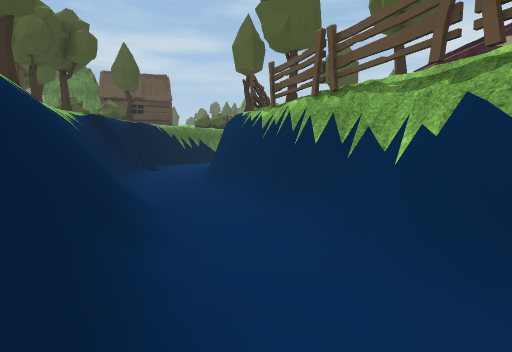
View 1 (above)

24 first-person views from a walk through a Unity game level. The camera is 1.4 m above the floor, tilts 6° down and sees 80° across. The floor is counted in squares, 2 m on a side. Each view is taken from the middle of a square. On the plan, view 1 faces up. The plan holds only what a view shows up to about 10 squares ahead; the rest is blank. The place goes on beyond the plan. Some animated figures are left out. Some surface patterns are stand-ins.

View 2
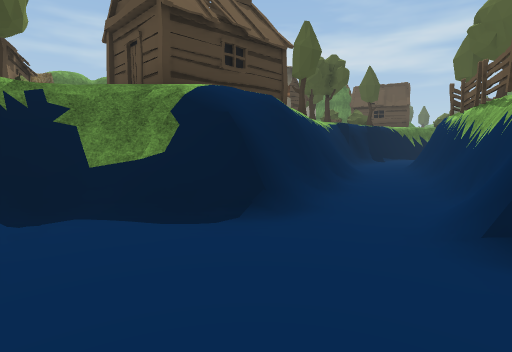

View 3
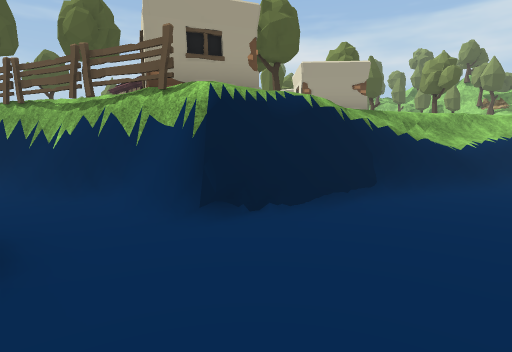

View 4
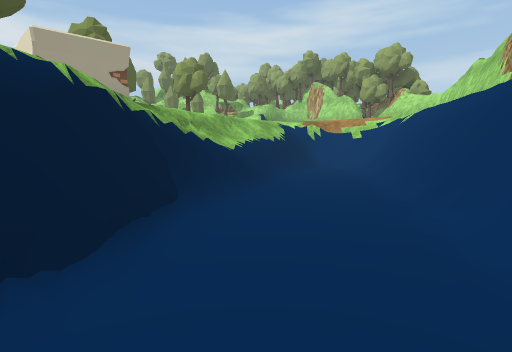

View 5
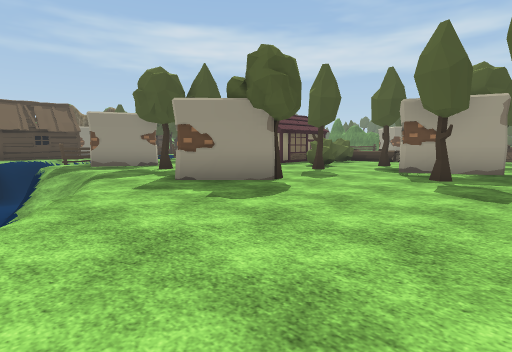

View 6
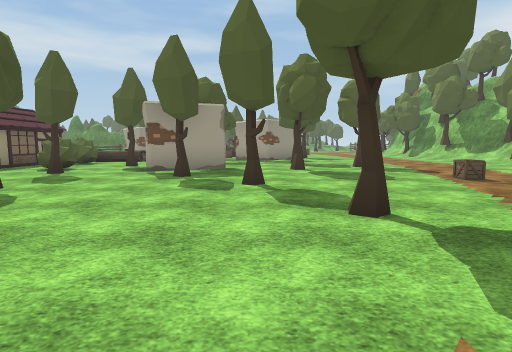

View 7
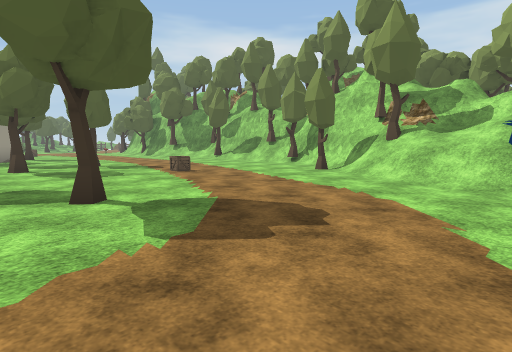

View 8
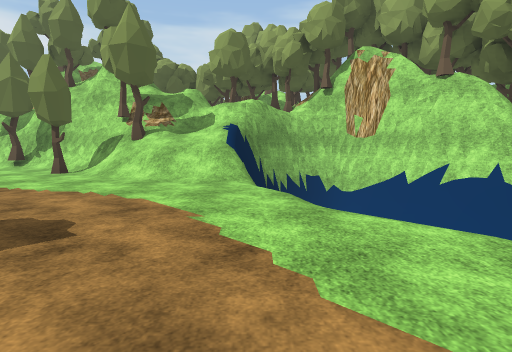

View 9
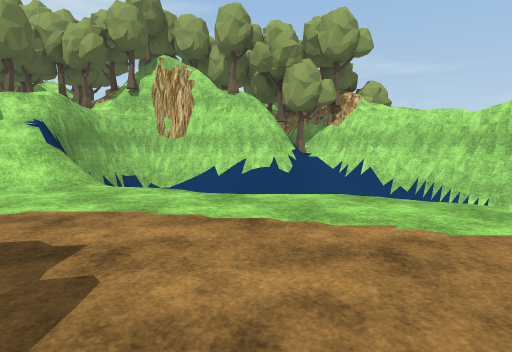

View 10
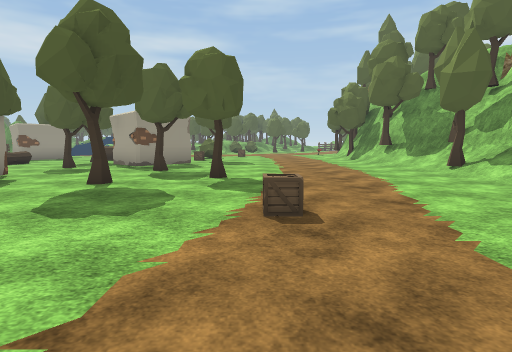

View 11
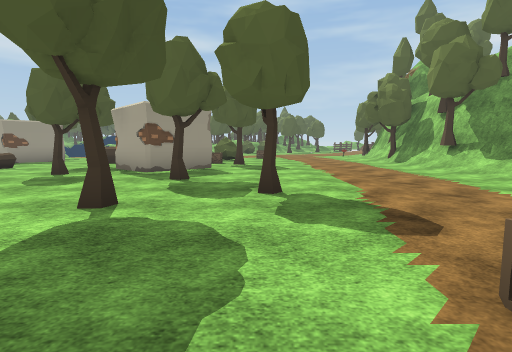

View 12
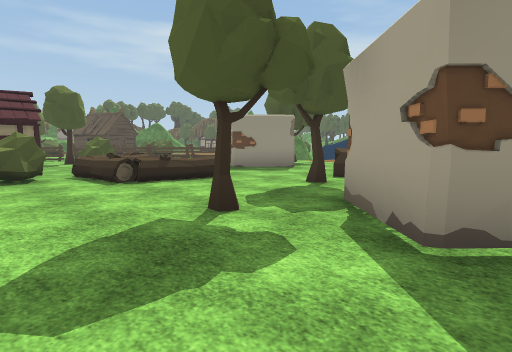

View 13
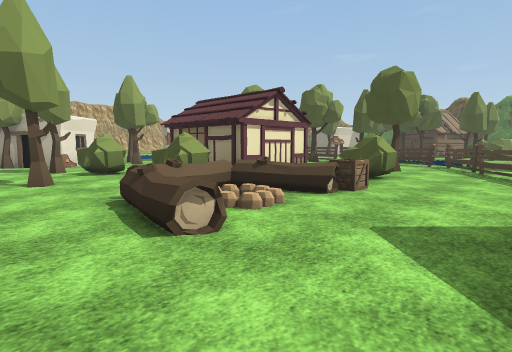

View 14
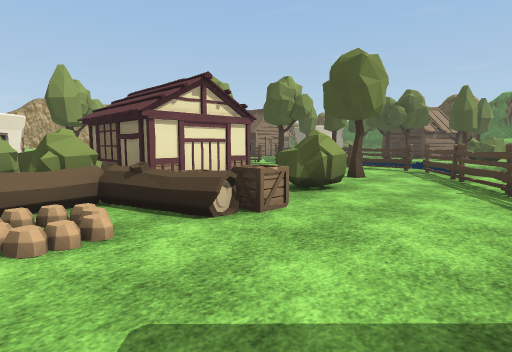

View 15
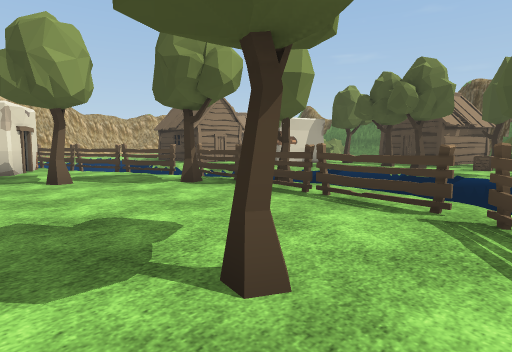

View 16
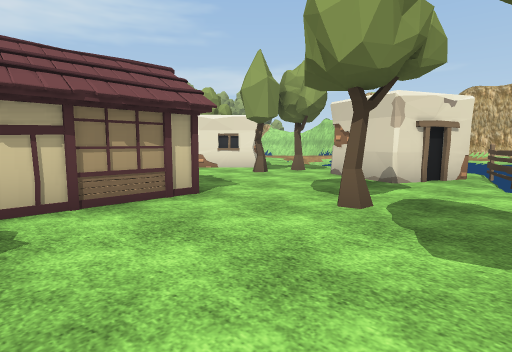

View 17
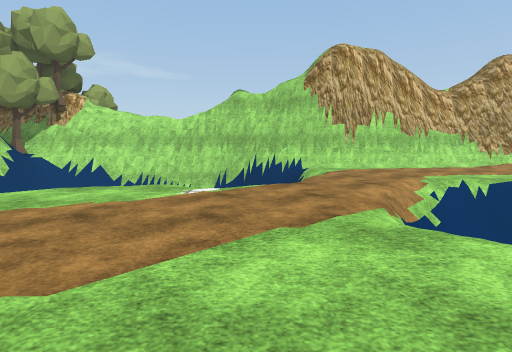

View 18
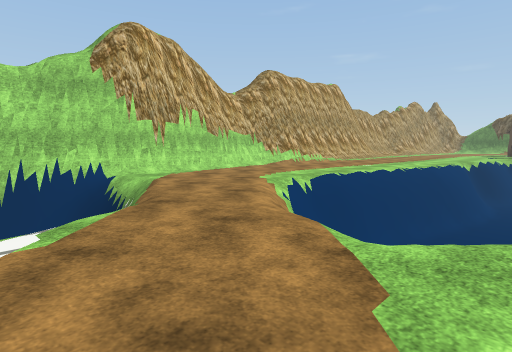

View 19
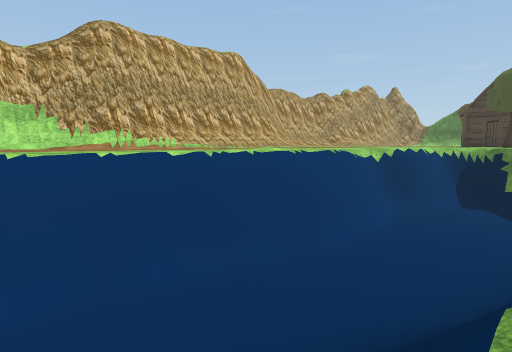

View 20
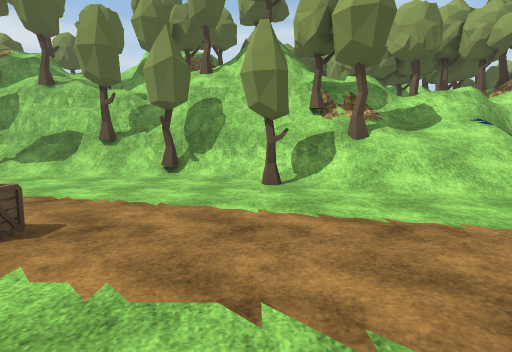

View 21
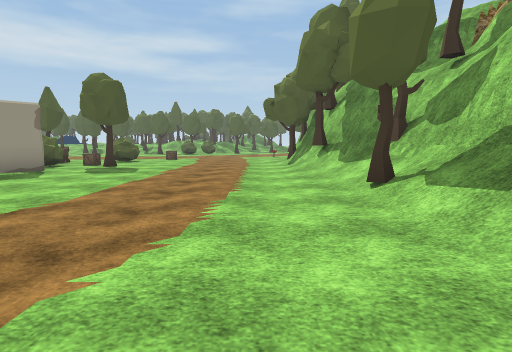

View 22
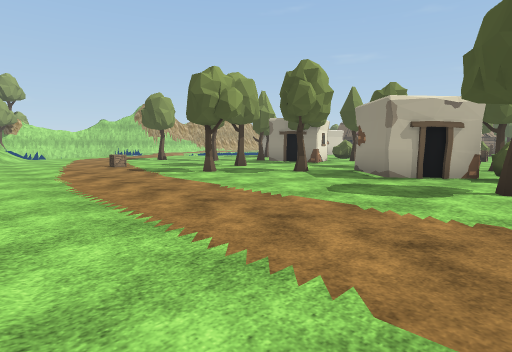

View 23
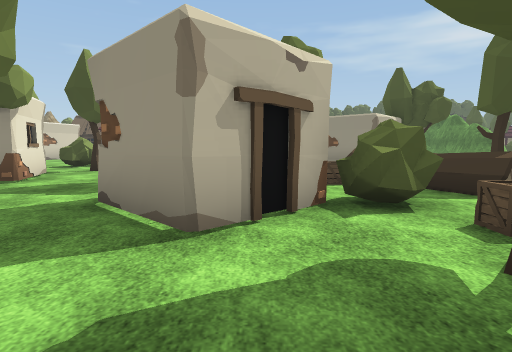

View 24
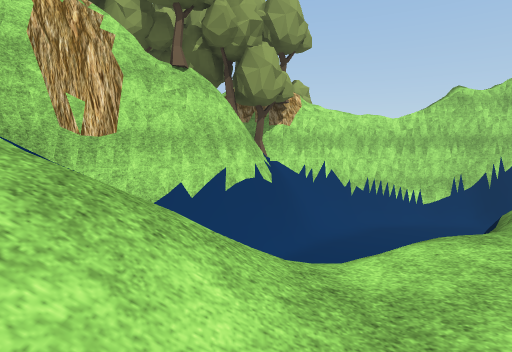

### Floor plan
Key: @ floor where view 1 was taken; # wall or solid block; . main floor; - floor 3 m lower than the main floor; / step, stairs or slope; = window, fence, low wall or low ledge; v drop or lower ground; T tree; H hut; F fence; B bush; C crate; O other object.
Columns run from 8 left of view 1 to 26 right of it. Each row starts with its distance up from view 1.
 14             F ..O...O BCT...../#
 13           FF.......TC.B......./#
 12          FF.......O...O#....../##
 11  TCT/#  #F.T.B.OOOO..O##....../##
 10  ...//- F.......OO..T.........//T
  9 HHT.//- T....##.B......T......./#
  8   T./#-=T....##...T............T#
  7     /v-#FT...##.B..O#T...T...../#
  6     /#-#F..T....BB.###.T......./##
  5     T#/-#........T..T........../##
  4      /#-#F................C....T#
  3       #/-F.O#.T.O#T...T........##
  2     HH##-v.##.T.###..........T/#
  1      H #-=F.#....O.....T...../##
  0     HH #@/#//////............/T##
 -1       /#/-=vv=////..........///=#
 -2  OT  /##------//////........///=T T
 -3      /#/--------///#/....../vvvv  T
 -4      ./#####v#/---/=......v   vvTTT
 -5        .....//#####/../..v    vvTT
 -6         ........///./        vv##
 -7           ..........v    vvvv###
 -8           ..........v  vvvvv##
 -9           ####//////vvvvvvv###
-10              ####  ##########

Positions as (right, up) in squares from view 1, and headings:
1: (0, 0), facing up
2: (2, -3), facing up-left
3: (0, -3), facing up-right
4: (1, -2), facing right
5: (14, -2), facing up-left
6: (14, -2), facing up
7: (14, -3), facing up-right
8: (14, -3), facing right
9: (14, -1), facing down-right
10: (18, 1), facing up
11: (17, 3), facing up
12: (15, 8), facing up-left
13: (11, 14), facing down-left
14: (9, 14), facing down-left
15: (4, 12), facing down-left
16: (1, 9), facing down-right
17: (13, 0), facing down
18: (14, -2), facing down-left
19: (8, -1), facing down-left
20: (16, 2), facing right
21: (21, 4), facing up
22: (22, 14), facing down-left
23: (18, 12), facing left
24: (20, -1), facing down
